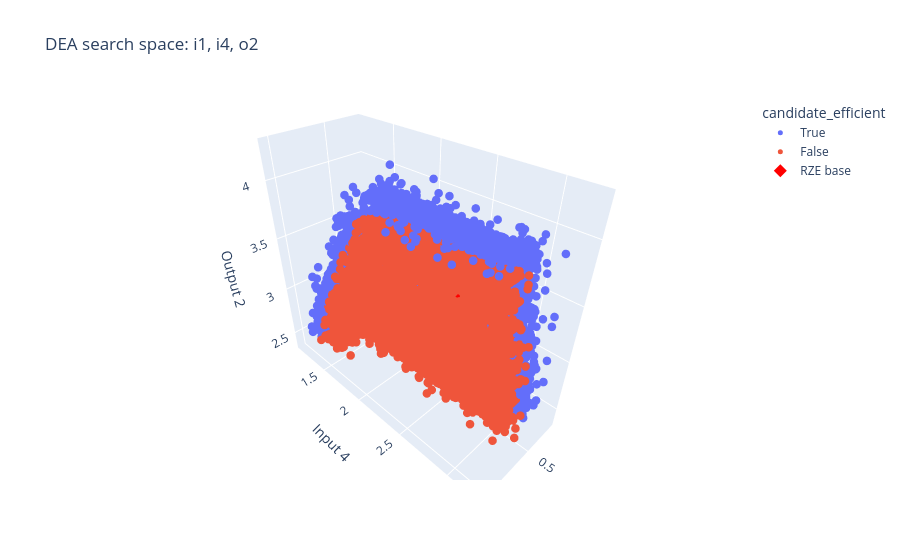

The cell this chart's notebook holds for it:
### Code cell
import plotly.express as px
import plotly.graph_objects as go

X_COL, Y_COL, Z_COL = PLOT_COLUMNS

hover_cols = [
    c for c in [
        "candidate_name",
        "candidate_efficiency",
        "candidate_efficient",
        "i1", "i2", "i3", "i4",
        "o1", "o2"
    ]
    if c in df_plot.columns
]

fig = px.scatter_3d(
    df_plot,
    x=X_COL,
    y=Y_COL,
    z=Z_COL,
    color=COLOR_BY,
    hover_name="candidate_name",
    hover_data=hover_cols,
    title=f"DEA search space: {X_COL}, {Y_COL}, {Z_COL}"
)

fig.update_traces(marker=dict(size=POINT_SIZE))

# bazowy punkt RZE
fig.add_trace(
    go.Scatter3d(
        x=[base_rze[X_COL]],
        y=[base_rze[Y_COL]],
        z=[base_rze[Z_COL]],
        mode="markers+text",
        name="RZE base",
        text=["RZE base"],
        textposition="top center",
        marker=dict(
            size=10,
            color="red",
            symbol="diamond"
        ),
        hovertemplate=(
            f"<b>{base_rze['candidate_name']}</b><br>"
            f"{X_COL}: {base_rze[X_COL]}<br>"
            f"{Y_COL}: {base_rze[Y_COL]}<br>"
            f"{Z_COL}: {base_rze[Z_COL]}<extra></extra>"
        )
    )
)

fig.update_layout(
    scene=dict(
        xaxis_title=AXIS_LABELS.get(X_COL, X_COL),
        yaxis_title=AXIS_LABELS.get(Y_COL, Y_COL),
        zaxis_title=AXIS_LABELS.get(Z_COL, Z_COL),
    )
)

fig

### Figure 1 — Plotly figure (JSON) as saved in the notebook; plotly's stock layout.template omitted (floating-point values rounded to 4 significant figures; data arrays with more than 128 entries replaced by an {"elided": "..."} marker saying what was removed)
{"data": [{"customdata": {"elided": "4978x6 mixed values"}, "hovertemplate": "<b>%{hovertext}</b><br><br>candidate_efficient=%{customdata[2]}<br>i1=%{x}<br>i4=%{y}<br>o2=%{z}<br>candidate_name=%{customdata[0]}<br>candidate_efficiency=%{customdata[1]}<br>i2=%{customdata[3]}<br>i3=%{customdata[4]}<br>o1=%{customdata[5]}<extra></extra>", "hovertext": {"elided": "4978 str values"}, "legendgroup": "True", "marker": {"color": "#636efa", "size": 5, "symbol": "circle"}, "mode": "markers", "name": "True", "scene": "scene", "showlegend": true, "type": "scatter3d", "x": {"elided": "4978 float values"}, "y": {"elided": "4978 float values"}, "z": {"elided": "4978 float values"}}, {"customdata": {"elided": "4907x6 mixed values"}, "hovertemplate": "<b>%{hovertext}</b><br><br>candidate_efficient=%{customdata[2]}<br>i1=%{x}<br>i4=%{y}<br>o2=%{z}<br>candidate_name=%{customdata[0]}<br>candidate_efficiency=%{customdata[1]}<br>i2=%{customdata[3]}<br>i3=%{customdata[4]}<br>o1=%{customdata[5]}<extra></extra>", "hovertext": {"elided": "4907 str values"}, "legendgroup": "False", "marker": {"color": "#EF553B", "size": 5, "symbol": "circle"}, "mode": "markers", "name": "False", "scene": "scene", "showlegend": true, "type": "scatter3d", "x": {"elided": "4907 float values"}, "y": {"elided": "4907 float values"}, "z": {"elided": "4907 float values"}}, {"hovertemplate": "<b>RZE_BASE</b><br>i1: 0.6<br>i4: 2.7<br>o2: 3.5<extra></extra>", "marker": {"color": "red", "size": 10, "symbol": "diamond"}, "mode": "markers+text", "name": "RZE base", "text": ["RZE base"], "textposition": "top center", "type": "scatter3d", "x": [0.6], "y": [2.7], "z": [3.5]}], "layout": {"legend": {"title": {"text": "candidate_efficient"}, "tracegroupgap": 0}, "scene": {"domain": {"x": [0, 1], "y": [0, 1]}, "xaxis": {"title": {"text": "Input 1"}}, "yaxis": {"title": {"text": "Input 4"}}, "zaxis": {"title": {"text": "Output 2"}}}, "title": {"text": "DEA search space: i1, i4, o2"}}}
